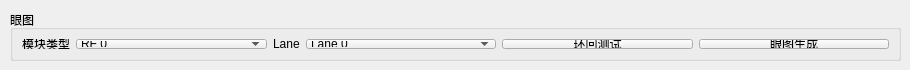
           <widget class="QWidget" name="page_4">
            <widget class="QGroupBox" name="groupBox_2">
             <property name="geometry">
              <rect>
               <x>10</x>
               <y>10</y>
               <width>891</width>
               <height>51</height>
              </rect>
             </property>
             <property name="title">
              <string>眼图</string>
             </property>
             <layout class="QHBoxLayout" name="horizontalLayout_2">
              <item>
               <widget class="QLabel" name="label_7">
                <property name="sizePolicy">
                 <sizepolicy hsizetype="Fixed" vsizetype="Preferred">
                  <horstretch>0</horstretch>
                  <verstretch>0</verstretch>
                 </sizepolicy>
                </property>
                <property name="text">
                 <string>模块类型</string>
                </property>
               </widget>
              </item>
              <item>
               <widget class="QComboBox" name="comboBox_type">
                <property name="styleSheet">
                 <string notr="true"/>
                </property>
                <item>
                 <property name="text">
                  <string>RF 0</string>
                 </property>
                </item>
                <item>
                 <property name="text">
                  <string>RF 1</string>
                 </property>
                </item>
                <item>
                 <property name="text">
                  <string>CPRI</string>
                 </property>
                </item>
               </widget>
              </item>
              <item>
               <widget class="QLabel" name="label_8">
                <property name="sizePolicy">
                 <sizepolicy hsizetype="Fixed" vsizetype="Preferred">
                  <horstretch>0</horstretch>
                  <verstretch>0</verstretch>
                 </sizepolicy>
                </property>
                <property name="text">
                 <string>Lane</string>
                </property>
               </widget>
              </item>
              <item>
               <widget class="QComboBox" name="comboBox_lane">
                <property name="styleSheet">
                 <string notr="true"/>
                </property>
                <item>
                 <property name="text">
                  <string>Lane 0</string>
                 </property>
                </item>
                <item>
                 <property name="text">
                  <string>Lane 1</string>
                 </property>
                </item>
                <item>
                 <property name="text">
                  <string>Lane 2</string>
                 </property>
                </item>
                <item>
                 <property name="text">
                  <string>Lane 3</string>
                 </property>
                </item>
               </widget>
              </item>
              <item>
               <widget class="QPushButton" name="btnSerdesLoop">
                <property name="styleSheet">
                 <string notr="true"/>
                </property>
                <property name="text">
                 <string>环回测试</string>
                </property>
               </widget>
              </item>
              <item>
               <widget class="QPushButton" name="btnEyeBuild">
                <property name="styleSheet">
                 <string notr="true"/>
                </property>
                <property name="text">
                 <string>眼图生成</string>
                </property>
               </widget>
              </item>
             </layout>
            </widget>
           </widget>
